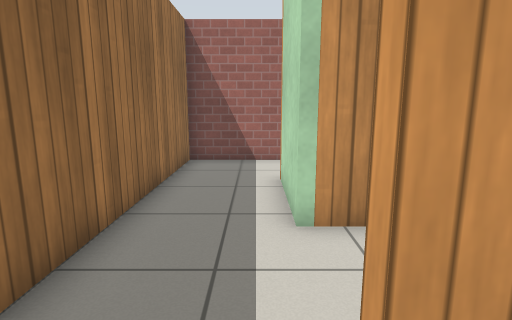
view 1 (above)

18 first-person views from a walk through a world built for the Gazebo simulator. The camera is 1 m above the floor, tilts 10° down and sees 80° across. The floor is counted in squares, 0.5 m on a side. Each view is taken from the middle of a square. On the plan, view 1 faces up. The plan holds only what a view shows up to about 17 squares ahead; the rest is blank. Simple patterns stand in for the simulator's built-in surfaces. Simple shapes stand in for some stock models.

view 2
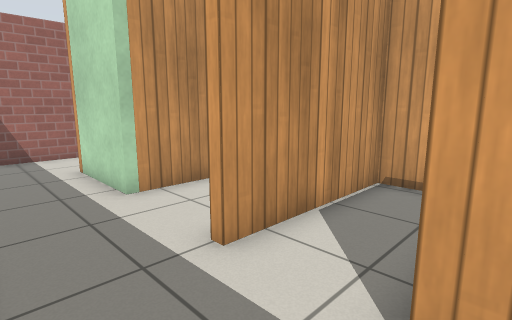

view 3
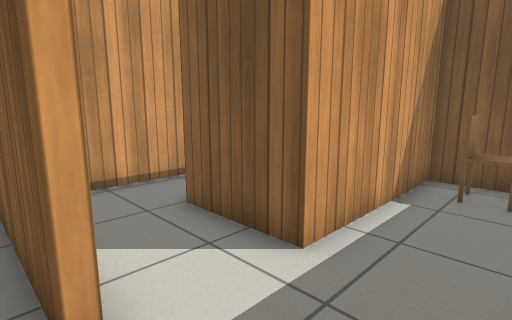

view 4
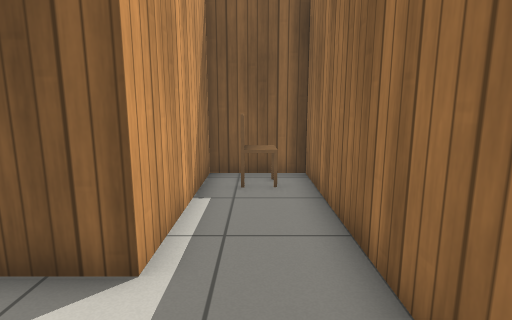

view 5
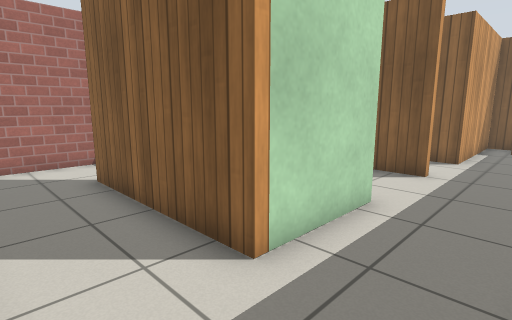

view 6
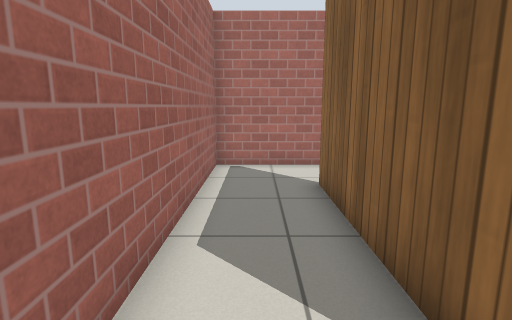

view 7
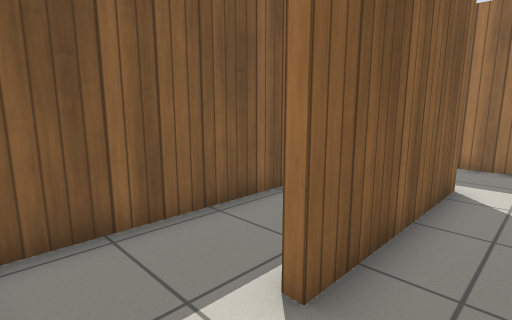

view 8
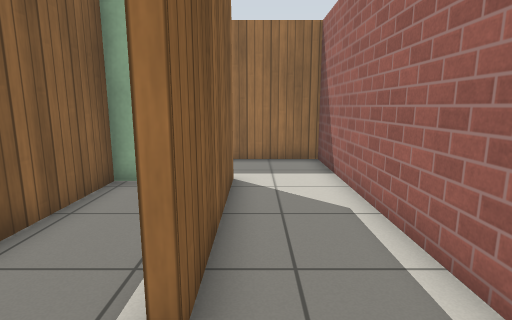

view 9
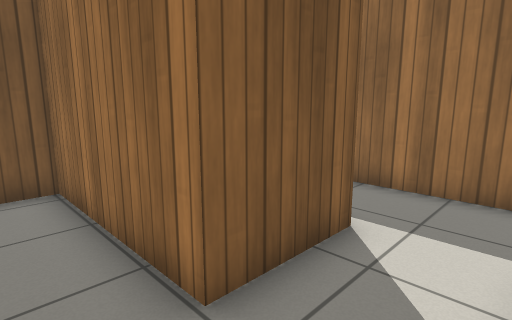

view 10
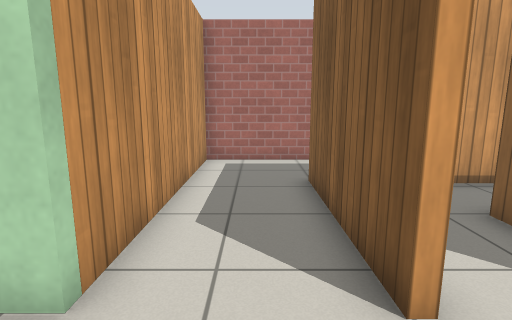

view 11
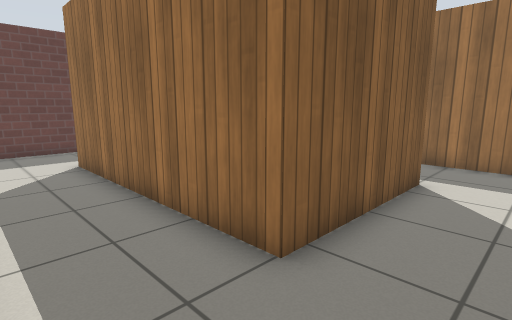

view 12
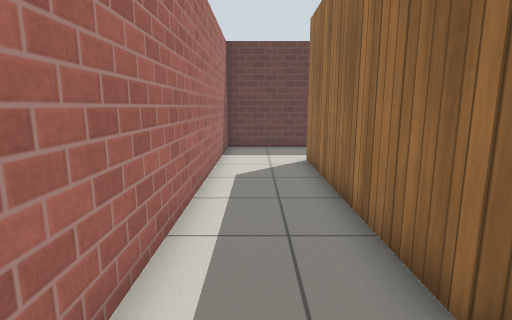

view 13
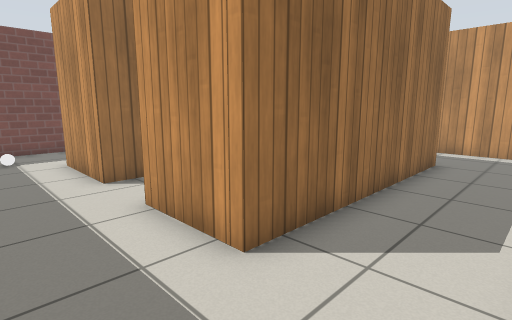

view 14
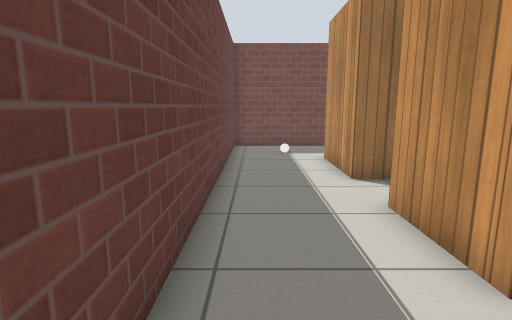

view 15
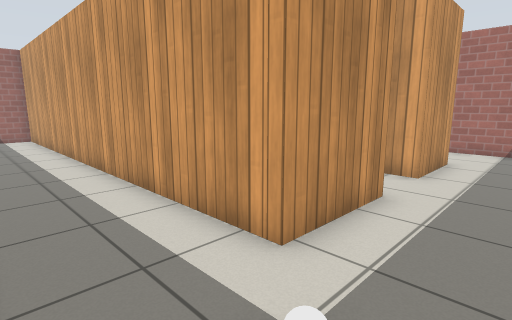

view 16
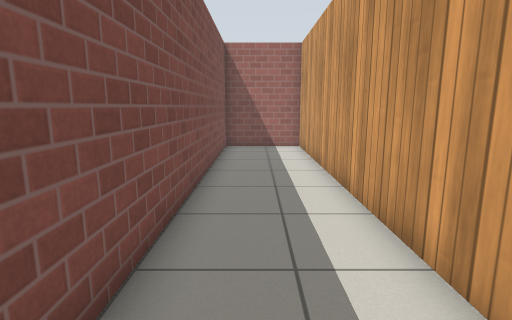

view 17
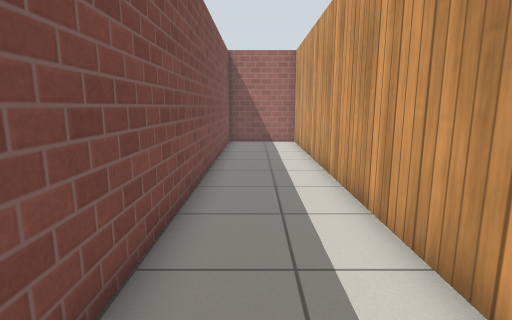

view 18
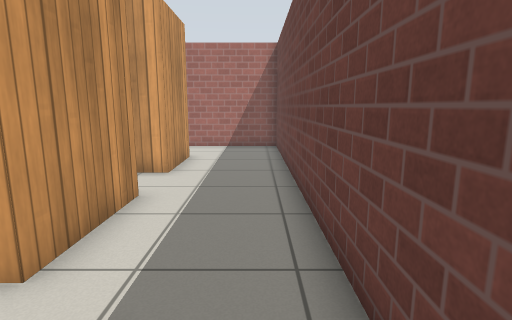

### Floor plan
Ten units are one square. View 1 is at (0, 0); x grows to the right and y downward. Boxes are objects, and circles mark ways between rooms. Rooms are numbered by the first view taken in them; rooms with no view inside come last. Other rooms are left out.
<svg viewBox="-70 -119 169 235">
<path fill="none" stroke="#000" d="M-25 -24 -25 70 4 70 4 13 34 13 34 70 45 70M58 34 58 -13 5 -13M7 -49 7 -84 68 -84M94 -85 94 -114 -25 -114 -25 -24M5 -16 61 -16 61 73 31 73 31 64M7 61 7 73 -28 73 -28 -114 -65 -114 -65 45M-65 64 -65 111 94 110 94 -49 7 -49M94 -75 94 -85M10 -59 10 -52 87 -52"/>
<rect x="-15" y="55" width="10" height="10" fill="#bbb"><title>chair</title></rect>
<rect x="-45" y="85" width="10" height="10" fill="#bbb"><title>white ball</title></rect>
<circle cx="-10" cy="-20" r="3" fill="#2a7"/>
<circle cx="0" cy="-35" r="3" fill="#2a7"/>
<circle cx="80" cy="-80" r="3" fill="#2a7"/>
<text x="0" y="20">1</text>
<text x="20" y="-90">2</text>
<text x="20" y="20">3</text>
<text x="60" y="-70">4</text>
</svg>
Room 1 opens to room 2. Room 2 opens to room 3. Room 2 opens to room 4.

Where each view was taken, in squares from view 1:
view 1: 0 up, 0 right, facing up
view 2: 2 down, 2 left, facing up-right
view 3: 2 up, 2 left, facing down-right
view 4: 2 up, 1 left, facing down
view 5: 11 up, 2 left, facing down-right
view 6: 10 up, 1 left, facing right
view 7: 10 up, 9 right, facing down-left
view 8: 9 up, 9 right, facing left
view 9: 1 up, 5 right, facing down-left
view 10: 3 up, 2 left, facing right
view 11: 4 up, 9 right, facing down-left
view 12: 4 up, 8 right, facing down
view 13: 10 down, 9 right, facing up-left
view 14: 10 down, 9 right, facing left
view 15: 10 down, 6 left, facing up-right
view 16: 4 down, 5 left, facing up
view 17: 6 down, 5 left, facing up
view 18: 10 down, 6 left, facing right
